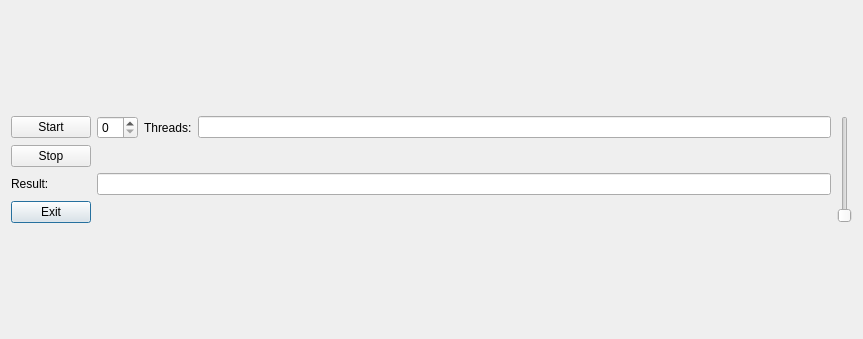
<?xml version="1.0" encoding="UTF-8"?>
<ui version="4.0">
 <class>Dialog</class>
 <widget class="QDialog" name="Dialog">
  <property name="geometry">
   <rect>
    <x>0</x>
    <y>0</y>
    <width>863</width>
    <height>339</height>
   </rect>
  </property>
  <property name="windowTitle">
   <string>Dialog</string>
  </property>
  <layout class="QVBoxLayout" name="verticalLayout">
   <item>
    <layout class="QGridLayout" name="gridLayout">
     <item row="0" column="1">
      <widget class="QSpinBox" name="spinBoxNumRange"/>
     </item>
     <item row="0" column="4" rowspan="4">
      <widget class="QSlider" name="sliderThreadCountSelector">
       <property name="orientation">
        <enum>Qt::Orientation::Vertical</enum>
       </property>
      </widget>
     </item>
     <item row="0" column="3">
      <widget class="QLineEdit" name="lnCurrentThreadCount">
       <property name="readOnly">
        <bool>true</bool>
       </property>
      </widget>
     </item>
     <item row="2" column="0">
      <widget class="QLabel" name="lbResult">
       <property name="text">
        <string>Result:</string>
       </property>
      </widget>
     </item>
     <item row="3" column="0">
      <widget class="QPushButton" name="btnExit">
       <property name="text">
        <string>Exit</string>
       </property>
      </widget>
     </item>
     <item row="0" column="0">
      <widget class="QPushButton" name="btnStart">
       <property name="text">
        <string>Start</string>
       </property>
      </widget>
     </item>
     <item row="2" column="1" colspan="3">
      <widget class="QLineEdit" name="leResult">
       <property name="readOnly">
        <bool>true</bool>
       </property>
      </widget>
     </item>
     <item row="0" column="2">
      <widget class="QLabel" name="lbThreads">
       <property name="text">
        <string>Threads:</string>
       </property>
      </widget>
     </item>
     <item row="1" column="0">
      <widget class="QPushButton" name="btnStop">
       <property name="text">
        <string>Stop</string>
       </property>
      </widget>
     </item>
    </layout>
   </item>
  </layout>
 </widget>
 <resources/>
 <connections/>
</ui>
